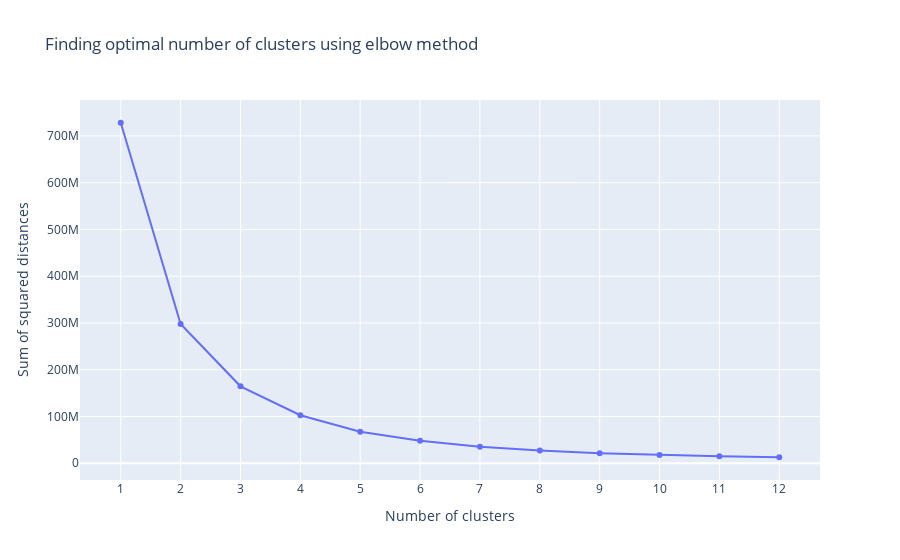

Notebook code cell kept with this figure:
### Code cell
# Finding optimal number of clusters k
figure = go.Figure()
figure.add_trace(go.Scatter(x=distances["clusters"], y=distances["sum of squared distances"]))

figure.update_layout(xaxis = dict(tick0 = 1,dtick = 1,tickmode = 'linear'),                  
                  xaxis_title="Number of clusters",
                  yaxis_title="Sum of squared distances",
                  title_text="Finding optimal number of clusters using elbow method")
figure.show()

### Figure 1 — Plotly figure (JSON) as saved in the notebook; plotly's stock layout.template omitted (floating-point values rounded to 4 significant figures)
{"data": [{"type": "scatter", "x": [1, 2, 3, 4, 5, 6, 7, 8, 9, 10, 11, 12], "y": [728200000.0, 297600000.0, 164500000.0, 102500000.0, 67140000.0, 47930000.0, 34990000.0, 26970000.0, 21240000.0, 17810000.0, 14900000.0, 12740000.0]}], "layout": {"title": {"text": "Finding optimal number of clusters using elbow method"}, "xaxis": {"dtick": 1, "tick0": 1, "tickmode": "linear", "title": {"text": "Number of clusters"}}, "yaxis": {"title": {"text": "Sum of squared distances"}}}}
